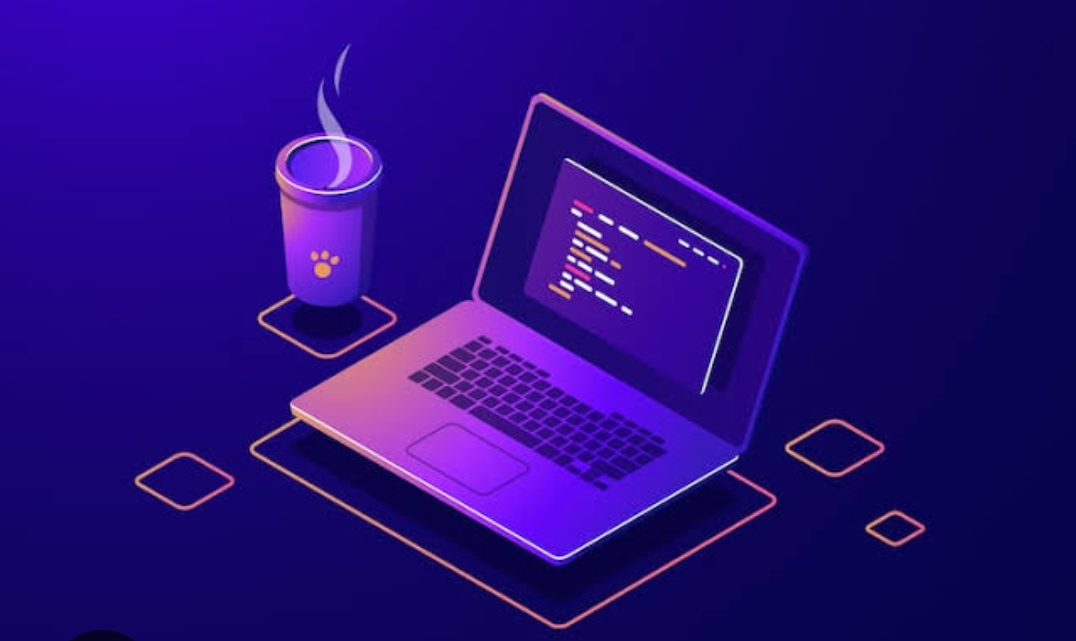
#> input picture sample.png, 1076 x 641 px
$ python program2.py
#> lines starting #> are read from the running program, lines starting #| are printed output that depends on the picture
import cv2

# Read image
image = cv2.imread("sample.png")
#> image is the input picture: shape (641, 1076, 3); mean B, G, R 123, 11.4, 38.6

if image is None:
    print("Image not found!")

else:
    # Convert to grayscale
    gray = cv2.cvtColor(image, cv2.COLOR_BGR2GRAY)
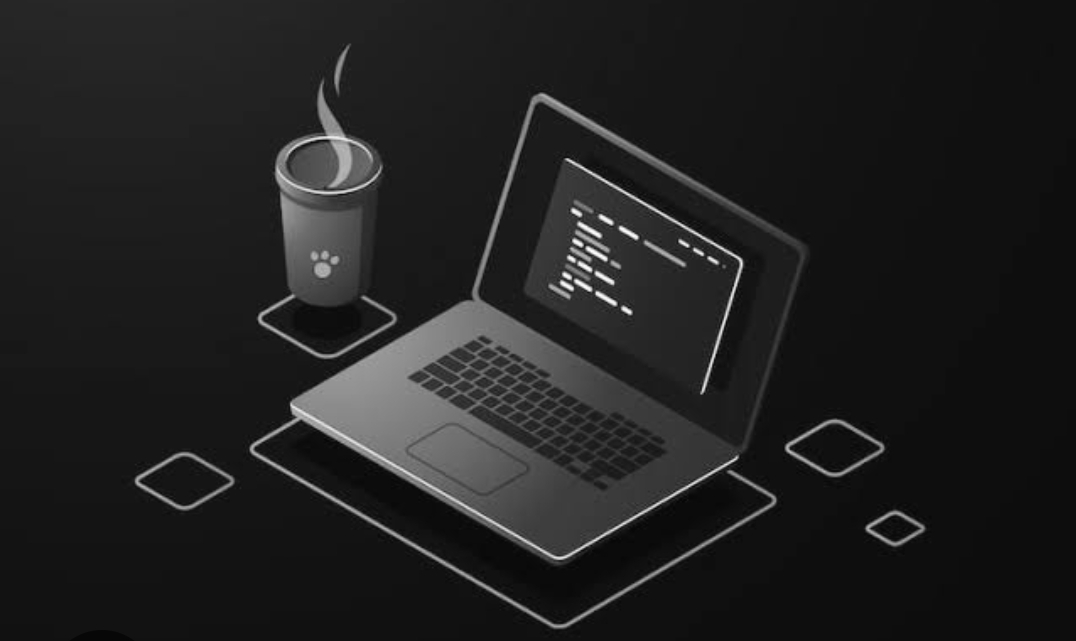
#> gray: shape (641, 1076); min 6, max 253, mean 32.3

    # Apply Histogram Equalization
    equalized = cv2.equalizeHist(gray)
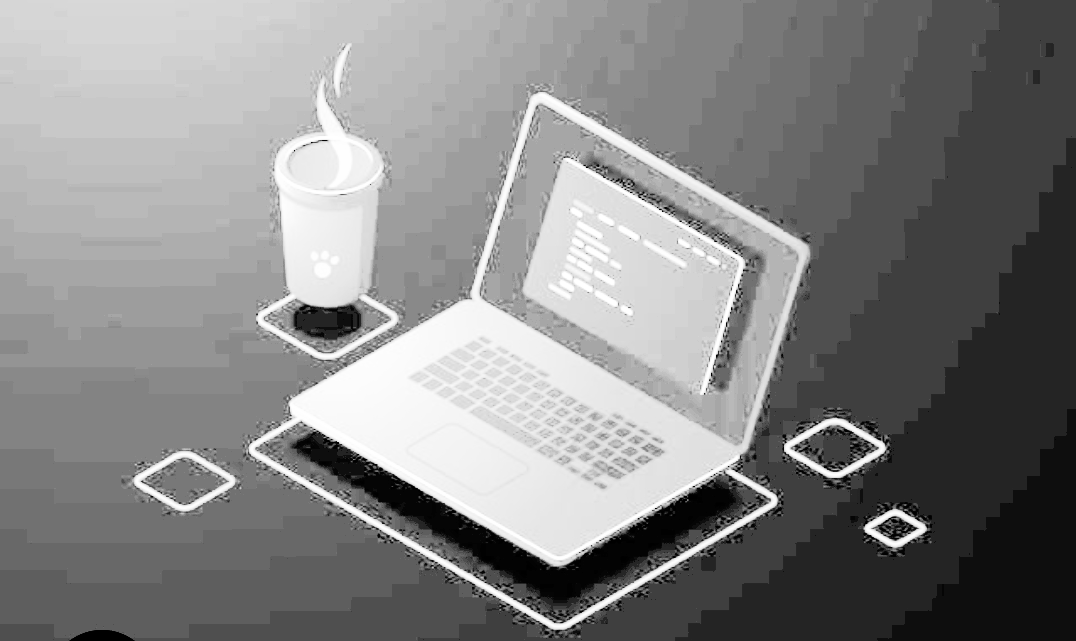
#> equalized: shape (641, 1076); min 0, max 255, mean 132.7

    # Display images
    cv2.imshow("Original Grayscale", gray)
    cv2.imshow("Histogram Equalized Image", equalized)

    print("Histogram Equalization completed successfully.")

    cv2.waitKey(0)
    cv2.destroyAllWindows()
